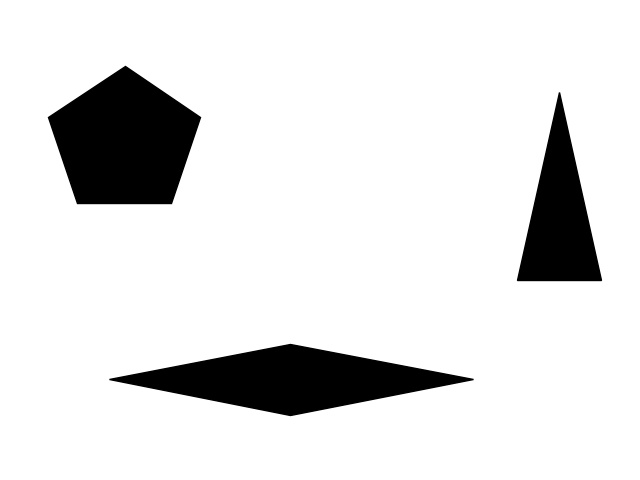
#> input picture 1/map.jpg, 640 x 480 px, found by its file name
$ python 3.py
#> lines starting #> are read from the running program, lines starting #| are printed output that depends on the picture
# visibility graph example (not used in the paper)

import numpy as np
import matplotlib.pyplot as plt
from matplotlib import patches
import matplotlib.image as mpimg
from heapq import *

# color, width : inter path
def shortest_path(test_case, start, goal, plot = False, color = None, width = None) :

    def visible(i, j) :
        A, B = vertices[i], vertices[j]
        for polygon_edge in polygon_edges :
            if i != polygon_edge[0] and i != polygon_edge[1] and j != polygon_edge[0] and j != polygon_edge[1] :
                C, D = vertices[polygon_edge[0]], vertices[polygon_edge[1]]
                if intersection(A, B, C, D) :
                    return False
        return True

    def distance(A, B) :
        return np.sqrt(np.sum((B - A) ** 2))

    # check if C is on AB
    def on_segment(A, B, P) :
        Ax, Ay, Bx, By, Px, Py = A[0], A[1], B[0], B[1], P[0], P[1]
        if min(Ax, Bx) <= Px and Px <= max(Ax, Bx) and min(Ay, By) <= Py and Py <= max(Ay, By) :
            return True
        return False

    # AB CD
    def intersection(A, B, C, D) :
        Ax, Ay, Bx, By, Cx, Cy, Dx, Dy = A[0], A[1], B[0], B[1], C[0], C[1], D[0], D[1]
        # m1 = m2
        if (Ay - By) * (Cx - Dx) == (Cy - Dy) * (Ax - Bx) :
            return False
        # m1 = inf, x = Ax
        if Ax == Bx :
            m2 = (Cy - Dy) / (Cx - Dx)
            b2 = Cy - m2 * Cx
            P = (Ax, m2 * Ax + b2)
        # m2 = inf, x = Cx
        elif Cx == Dx :
            m1 = (Ay - By) / (Ax - Bx)
            b1 = Ay - m1 * Ax
            P = (Cx, m1 * Cx + b1)
        else :
            m1 = (Ay - By) / (Ax - Bx)
            b1 = Ay - m1 * Ax
            m2 = (Cy - Dy) / (Cx - Dx)
            b2 = Cy - m2 * Cx
            Px = (b1 - b2) / (m2 - m1)
            Py = m1 * Px + b1
            P = (Px, Py)
        if on_segment(A, B, P) and on_segment(C, D, P) :
            return True
        return False

    vertices = list()
    polygon = list() # the polygon for corresponding vertex
    polygon_edges = list() # edge with vertex represented in index
    vertex_num = 0
    polygon_id = 1
    input = open(test_case + "/input.txt", "r")
    for line in input :
        L = (line.strip()).split(' ')
        cur_vertex_num = 0
        for i in range(0, len(L) - 1, 2) :
            vertex = (int(L[i]), int(L[i + 1])) # x, y
            vertices.append(vertex)
            cur_vertex_num = cur_vertex_num + 1
            polygon.append(polygon_id)
        for i in range(cur_vertex_num - 1) :
            polygon_edges.append((vertex_num + i, vertex_num + i + 1))
        polygon_edges.append((vertex_num + cur_vertex_num - 1, vertex_num))
        vertex_num = vertex_num + cur_vertex_num
        polygon_id = polygon_id + 1
    input.close()

    vertices.append(start)
    polygon.append('S')
    vertices.append(goal)
    polygon.append('G')
    start_index, goal_index = vertex_num, vertex_num + 1
    vertex_num = vertex_num + 2
    vertices = np.asarray(vertices)
    connected = np.zeros([vertex_num, vertex_num], dtype = bool)

    for polygon_edge in polygon_edges :
        connected[polygon_edge[0]][polygon_edge[1]] = True
        connected[polygon_edge[1]][polygon_edge[0]] = True

    for i in range(vertex_num) :
        for j in range(i + 1, vertex_num) :
            # not connected : not polygon edge, check connection
            if (not connected[i][j]) and (polygon[i] != polygon[j]) and visible(i, j) :
                connected[i][j] = True
                connected[j][i] = True
                plt.plot([vertices[i][0], vertices[j][0]], [vertices[i][1], vertices[j][1]], color = 'silver', linewidth = width, zorder = 1)

    # Dijkstra
    Q = [] # cost, parent, vertex
    parent = np.full((vertex_num), -1, dtype = int)
    cost = np.full((vertex_num), np.inf, dtype = float)
    heappush(Q, (0, start_index, start_index))
    while Q and parent[goal_index] == -1 :
        (current_cost, p, u) = heappop(Q)
        if parent[u] == -1 :
            parent[u] = p
            cost[u] = current_cost
            for v in range(vertex_num) :
                if connected[u][v] and parent[v] == -1 :
                    heappush(Q, (current_cost + distance(vertices[u], vertices[v]), u, v))

    if plot :
        cur_index = goal_index
        while cur_index != start_index :
            u, v = parent[cur_index], cur_index
            plt.plot([vertices[u][0], vertices[v][0]], [vertices[u][1], vertices[v][1]], color = color, linewidth = width, zorder = 2)
            cur_index = parent[cur_index]

    return cost[goal_index]

if __name__ == "__main__" :
    test_case = "1"
    start, goal = (58, 159), (601, 266) # points[9][1], points[29][0]
    color = 'dimgray'
    width = 3.2

    image = mpimg.imread(test_case + "/map.jpg")
#> image is the input picture: shape (480, 640, 3); min 0, max 255, mean 224.7
    H, W = image.shape[0], image.shape[1]
#> H = 480; W = 640
    my_dpi = 100
    fig = plt.figure(figsize = (W / my_dpi, H / my_dpi), dpi = my_dpi, frameon = False)
    ax = plt.Axes(fig, [0., 0., 1., 1.])
    ax.set_axis_off()
    fig.add_axes(ax)
    ax.imshow(image, aspect = "auto")

    plt.plot(start[0], start[1], marker = 'o', color = 'orange', markersize = width + 6.4, zorder = 3)
    plt.plot(goal[0], goal[1], marker = 'X', color = 'springgreen', markersize = width + 6.4, zorder = 3)

    print(shortest_path(test_case, start = start, goal = goal, plot = True, color = color, width = width))
#> (reads 1/input.txt from the repository)
    plt.savefig(test_case + "/visibility_example.jpg")
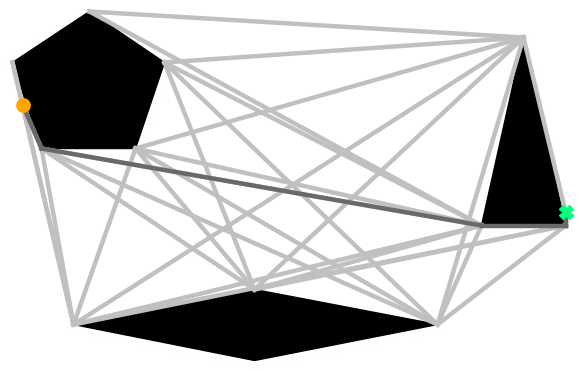
#> figure drawn by matplotlib, 1 panel
